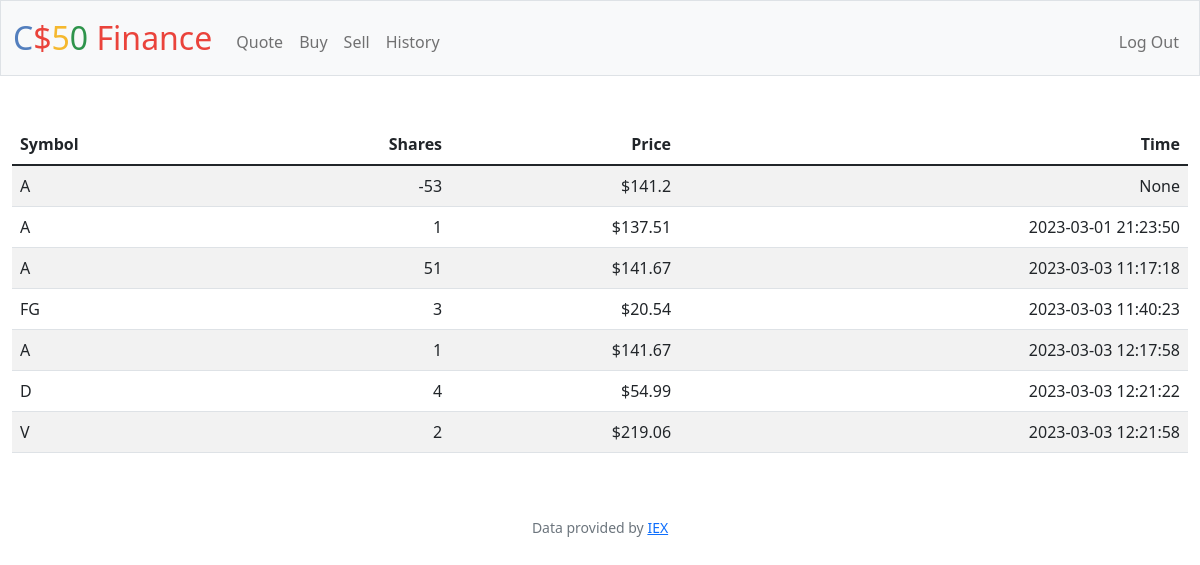
The page /history (signed in) on the database its author committed.
### tables this page shows
CREATE TABLE stocks (id_stock INTEGER PRIMARY KEY AUTOINCREMENT NOT NULL, symbol TEXT NOT NULL, name TEXT NOT NULL, shares NUMERIC NOT NULL, price NUMETIC NOT NULL, total NUMERIC NOT NULL, userid INTEGER NOT NULL, time CURDATE, FOREIGN KEY(userid) REFERENCES users(id));

### app.py (the view)
@app.route("/history")
@login_required
def history():
    request.method == "GET"
    stocks = db.execute("SELECT symbol, shares, price, time FROM stocks WHERE userid = ? ORDER BY time", session.get("user_id"))
    return render_template("history.html", stocks=stocks)

### app.py (called while the page is built)
@app.after_request
def after_request(response):
    response.headers["Cache-Control"] = "no-cache, no-store, must-revalidate"
    response.headers["Expires"] = 0
    response.headers["Pragma"] = "no-cache"
    return response

### helpers.py (called while the page is built)
def login_required(f):
    @wraps(f)
    def decorated_function(*args, **kwargs):
        if session.get("user_id") is None:
            return redirect("/login")
        return f(*args, **kwargs)
    return decorated_function

### templates/history.html (shortened to what this page needs)
{% extends "layout.html" %}
{% block main %}
<table class="table table-striped">
    <thead>
        <tr>
            <th class="text-start">Symbol</th>
            <th class="text-end">Shares</th>
            <th class="text-end">Price</th>
            <th class="text-end">Time</th>
        </tr>
    </thead>
   <tbody>
            {% for stock in stocks %}
            <tr>
                <td class="text-start">{{stock.symbol}}</td>
                <td class="text-end">{{stock.shares}}</td>
                <td class="text-end">${{stock.price}}</td>
                <td class="text-end">{{stock.time}}</td>
            </tr>
        {% endfor %}
    </tbody>
</table>
{% endblock %}

### rows shown on the page
stocks: symbol "A", shares "-53", price "141.2", time "None"
stocks: symbol "A", shares "1", price "137.51", time "2023-03-01 21:23:50"
stocks: symbol "A", shares "51", price "141.67", time "2023-03-03 11:17:18"
stocks: symbol "FG", shares "3", price "20.54", time "2023-03-03 11:40:23"
stocks: symbol "A", shares "1", price "141.67", time "2023-03-03 12:17:58"
stocks: symbol "D", shares "4", price "54.99", time "2023-03-03 12:21:22"
stocks: symbol "V", shares "2", price "219.06", time "2023-03-03 12:21:58"
